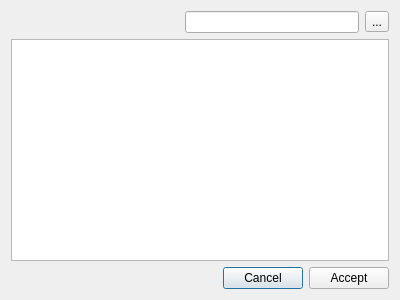
<?xml version="1.0" encoding="UTF-8"?>
<ui version="4.0">
 <class>pkgSelect</class>
 <widget class="QDialog" name="pkgSelect">
  <property name="geometry">
   <rect>
    <x>0</x>
    <y>0</y>
    <width>400</width>
    <height>300</height>
   </rect>
  </property>
  <property name="windowTitle">
   <string>Select a package</string>
  </property>
  <property name="windowIcon">
   <iconset resource="EasyPBI.qrc">
    <normaloff>:/png/icons/EasyPBIicon.png</normaloff>:/png/icons/EasyPBIicon.png</iconset>
  </property>
  <layout class="QVBoxLayout" name="verticalLayout">
   <item>
    <layout class="QHBoxLayout" name="horizontalLayout">
     <item>
      <spacer name="horizontalSpacer">
       <property name="orientation">
        <enum>Qt::Horizontal</enum>
       </property>
       <property name="sizeHint" stdset="0">
        <size>
         <width>40</width>
         <height>20</height>
        </size>
       </property>
      </spacer>
     </item>
     <item>
      <widget class="QLineEdit" name="line_search"/>
     </item>
     <item>
      <widget class="QToolButton" name="tool_search">
       <property name="text">
        <string>...</string>
       </property>
      </widget>
     </item>
    </layout>
   </item>
   <item>
    <widget class="QTreeWidget" name="treeWidget">
     <attribute name="headerVisible">
      <bool>false</bool>
     </attribute>
     <column>
      <property name="text">
       <string>Available Packages</string>
      </property>
     </column>
    </widget>
   </item>
   <item>
    <layout class="QHBoxLayout" name="horizontalLayout_2">
     <item>
      <spacer name="horizontalSpacer_2">
       <property name="orientation">
        <enum>Qt::Horizontal</enum>
       </property>
       <property name="sizeHint" stdset="0">
        <size>
         <width>40</width>
         <height>20</height>
        </size>
       </property>
      </spacer>
     </item>
     <item>
      <widget class="QPushButton" name="push_cancel">
       <property name="text">
        <string>Cancel</string>
       </property>
      </widget>
     </item>
     <item>
      <widget class="QPushButton" name="push_ok">
       <property name="text">
        <string>Accept</string>
       </property>
      </widget>
     </item>
    </layout>
   </item>
  </layout>
 </widget>
 <resources>
  <include location="EasyPBI.qrc"/>
 </resources>
 <connections/>
</ui>
